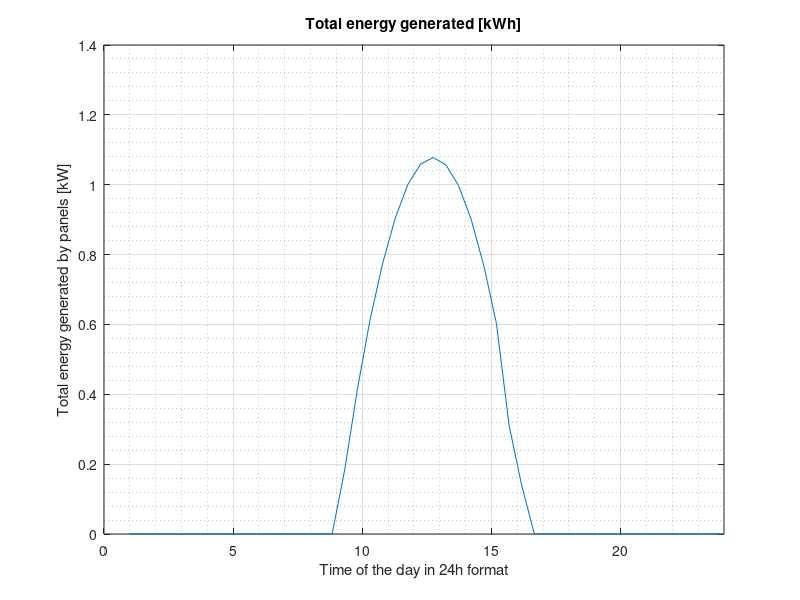

MATLAB code for this plot:
clear all
%===================
% Input date and choose condition
%==================
D = '30-Dec-2022';
condition='sunny';
% 'cloudy' or 'sunny'
[DayNumber,DayName] = weekday(D);

if DayNumber==0||1
 weekend = 1;
 weekday = 0;
 disp('Your day is a weekend') 
else
 weekend = 0;
 weekday = 1;
  disp('Your day is a weekday') 
end

% Convert '1-Jan-2021' to a MATLAB serial date number
d1 = datenum('1-Jan-2022');

% Convert D to a MATLAB serial date number
d2 = datenum(D);

% Calculate the difference in days
NumDays= abs(d2 - d1);



if (NumDays >= 1 && NumDays <= 59) || (NumDays>= 244 && NumDays<= 365)
    season = 'winter';
    disp('You chose a winter day!') 
elseif NumDays >= 60 && NumDays <= 243
    season = 'summer';
    disp('You chose a summer day!') 
else
    season = '';
    error('Invalid date. Please choose another day.');
end 


load WEATHER_FACTOR.mat
%=============================
% simulation parameters
%=============================

h_start = -12; % start of day
h_end = 12; % end of day
Tnom = 25; % nominal operating temperature
%=============================
% Solar panel parameters
%=============================
pollution = 0.94; % pollution factor
inverter_efficiency = 0.97; % inverter efficiency
I_o = 1365; % solar constant
theta_lat = 51; % latitude
theta_tilt = 23.44; % tilt angle
panel_number = 16; % number of panels
panel_area = 1.6; % panel area
panel_tilt = 30; % panel tilt angle
panel_azimuth = 180; % panel azimuth angle
panel_efficiency = 0.1527; % panel efficiency
house_idle = 0.04; % house idle power consumption
panel_capacity = panel_area * panel_efficiency * panel_number;

% Initialize variables
iterator = 1;
hour = zeros(1, 49);
omega_h = zeros(1, 49);
theta_z = zeros(1, 49);
altitude_angle = zeros(1, 49);
azimuth = zeros(1, 49);
 AM = 1.5;

iterator = 1;
for h = -12:0.5:+11.5
     % angles
     hour(iterator) = h + 12;
     omega_h(iterator) = 15*h; 
     delta = theta_tilt * sind((360/365)*(NumDays+284)); 
     theta_z(iterator) = (acosd(sind(theta_lat)*sind(delta) + cosd(theta_lat)*cosd(delta)*cosd(omega_h(iterator)))); 
   
    % Azimuth information
    cos_zenith = cosd(90 - altitude_angle(iterator));
    sin_zenith = sind(90 - altitude_angle(iterator));
    sin_azimuth = cosd(theta_lat)*sind(omega_h(iterator))/cos_zenith;
    cos_azimuth = (sind(theta_lat)*cos_zenith - cosd(theta_lat)*sind(delta))/cosd(delta);
    if sin_azimuth > 0
    azimuth(iterator) = acosd(cos_azimuth);
    else
    azimuth(iterator) = -acosd(cos_azimuth);
    end

    % Season  information
    if strcmp(condition, 'sunny')
        if ismember(hour(iterator), [6:0.5:8, 15:0.5:17]) % summer months
            weather_factor = interp1(linspace(1, 24, 24), weather_factor_summer, linspace(1, 24, 48));
        else % winter months
            weather_factor = interp1(linspace(1, 24, 24), weather_factor_winter, linspace(1, 24, 48));
        end
    elseif strcmp(condition, 'cloudy')
        if ismember(hour(iterator), [6:0.5:8, 15:0.5:17]) % summer months
            weather_factor = interp1(linspace(1, 24, 24), weather_factor_summer_cloudy, linspace(1, 24, 48));
        else % winter months
            weather_factor = weather_factor_winter_cloudy;
        end
        weather_factor = kron(weather_factor, ones(2, 1)); % repeating the weather factor for two days
    end



    
    % irradiance/irradiation 
     cosine_zenith=(cosd(theta_lat)*cosd(delta)*cosd(omega_h(iterator)) + sind(theta_lat)*sind(delta));
    if (cosine_zenith) <= 0
        G(iterator) = 0;
    else 
        G(iterator) = 1365 * (cosine_zenith) * weather_factor(iterator);
    end 


     %power calculations
     if G(iterator) <= 0 
     total_energy_generated(iterator) = 0;
     total_energy_generated_kWh(iterator) = 0;
     total_solar_input_power(iterator) = 0;
     total_solar_output_power(iterator) = 0;
     else
     total_solar_input_power(iterator) = G(iterator) * panel_number * panel_area* pollution * 1;
     total_solar_output_power(iterator) = total_solar_input_power(iterator) *panel_efficiency;
     total_energy_generated(iterator) = total_solar_output_power(iterator) *inverter_efficiency; % Wh
     total_energy_generated_kWh(iterator) = total_energy_generated(iterator) / 1000 ;

 end
 iterator = iterator + 1;
end

hour=linspace(1,24,48);

figure 
plot(hour, total_energy_generated_kWh)
xlim([0 24])
grid on
grid minor
title('Total energy generated [kWh]')
xlabel('Time of the day in 24h format')
ylabel('Total energy generated by panels [kW]')
